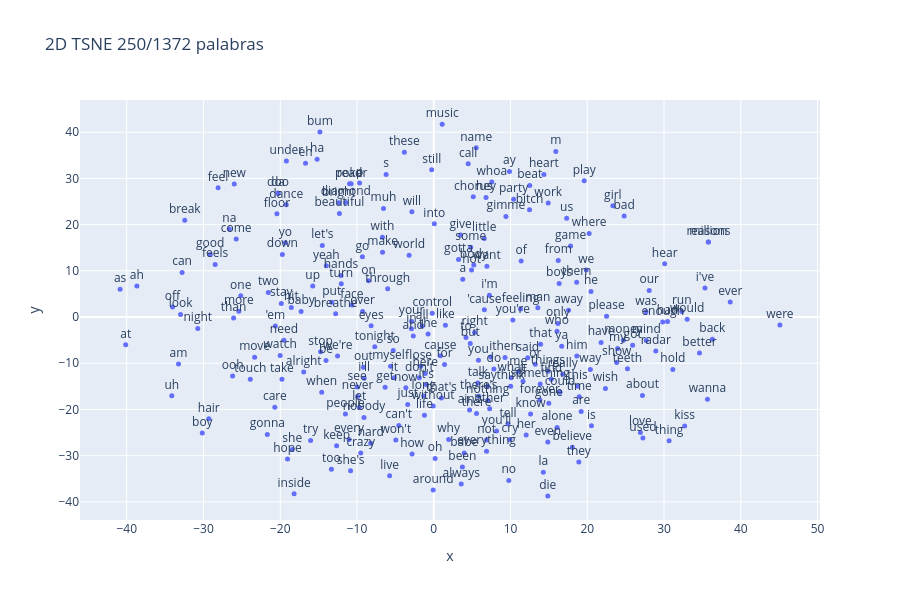

This figure's notebook cell:
### Code cell
import plotly.express as px
fig = px.scatter(x=vecs2d[:MAX_WORDS,0], y=vecs2d[:MAX_WORDS,1], text=labels2d[:MAX_WORDS],
                 title=f"2D TSNE {MAX_WORDS}/{len(labels2d)} palabras")
fig.update_traces(textposition="top center", marker=dict(size=5))
fig.update_layout(height=600)
fig.show()

### Figure 1 — Plotly figure (JSON) as saved in the notebook; plotly's stock layout.template omitted (floating-point values rounded to 4 significant figures; data arrays with more than 128 entries replaced by an {"elided": "..."} marker saying what was removed)
{"data": [{"hovertemplate": "x=%{x}<br>y=%{y}<br>text=%{text}<extra></extra>", "legendgroup": "", "marker": {"color": "#636efa", "size": 5, "symbol": "circle"}, "mode": "markers+text", "name": "", "orientation": "v", "showlegend": false, "text": {"elided": "250 str values"}, "textposition": "top center", "type": "scatter", "x": {"elided": "250 float values"}, "xaxis": "x", "y": {"elided": "250 float values"}, "yaxis": "y"}], "layout": {"height": 600, "legend": {"tracegroupgap": 0}, "title": {"text": "2D TSNE 250/1372 palabras"}, "xaxis": {"anchor": "y", "domain": [0, 1], "title": {"text": "x"}}, "yaxis": {"anchor": "x", "domain": [0, 1], "title": {"text": "y"}}}}
